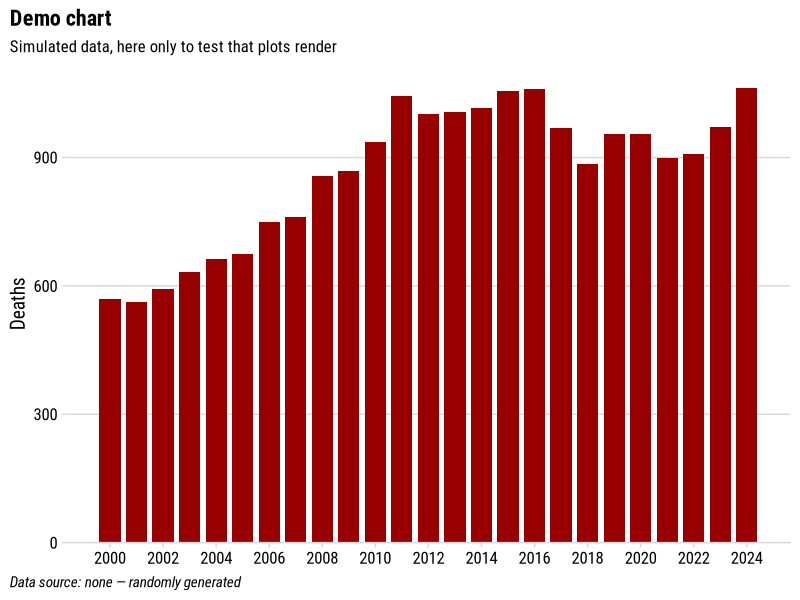

This figure's R source:
## ---- chunk 1
#| eval: true
#| echo: false
#| label: fig-demo
#| fig-cap: "Placeholder chart — random data, not heat-related deaths."

library(tidyverse)
library(cowplot)

font <- 'Roboto Condensed'

set.seed(42)
demoData <- tibble(
  year = 2000:2024,
  deaths = round(500 + cumsum(rnorm(25, mean = 15, sd = 40)))
)

demoData |>
  ggplot() +
  geom_col(
    aes(x = year, y = deaths),
    fill = "#980000FF",
    width = 0.8
  ) +
  scale_x_continuous(breaks = seq(2000, 2024, 2)) +
  scale_y_continuous(expand = expansion(mult = c(0, 0.05))) +
  labs(
    x = NULL,
    y = 'Deaths',
    title = 'Demo chart',
    subtitle = 'Simulated data, here only to test that plots render',
    caption = 'Data source: none — randomly generated'
  ) +
  theme_minimal_hgrid(font_family = font) +
  theme(
    plot.title.position = "plot",
    plot.caption.position = "plot",
    plot.caption = element_text(hjust = 0, face = "italic"),
    legend.position = 'none',
    panel.background = element_rect(fill = 'white', color = NA),
    plot.background = element_rect(fill = 'white', color = NA)
  )
